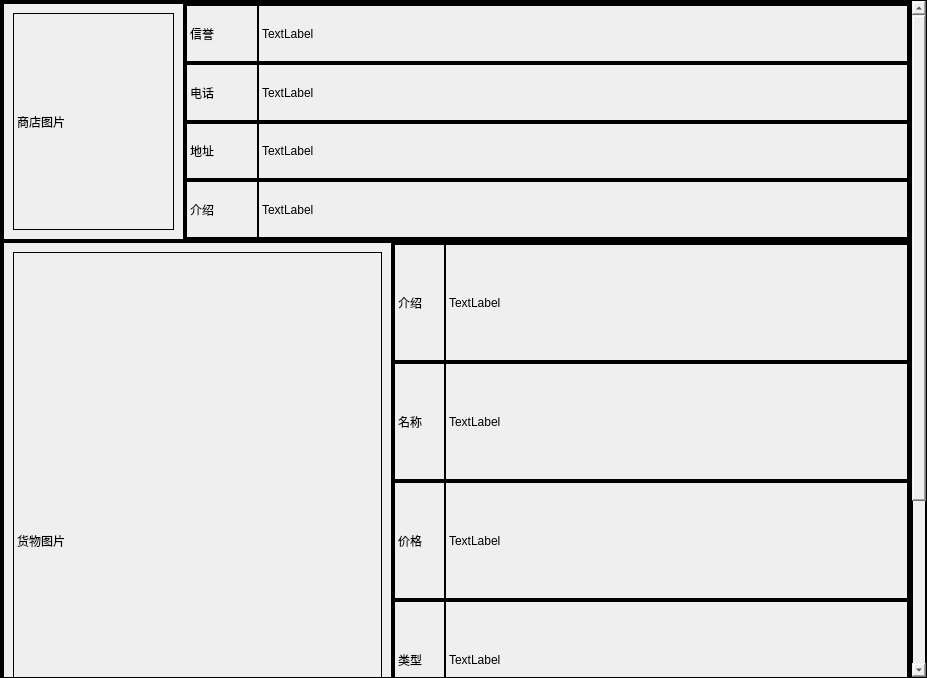
<?xml version="1.0" encoding="UTF-8"?>
<ui version="4.0">
 <class>Form</class>
 <widget class="QWidget" name="Form">
  <property name="geometry">
   <rect>
    <x>0</x>
    <y>0</y>
    <width>927</width>
    <height>678</height>
   </rect>
  </property>
  <property name="windowTitle">
   <string>Form</string>
  </property>
  <property name="styleSheet">
   <string notr="true">border:1px solid black;</string>
  </property>
  <layout class="QVBoxLayout" name="verticalLayout">
   <property name="spacing">
    <number>0</number>
   </property>
   <property name="leftMargin">
    <number>0</number>
   </property>
   <property name="topMargin">
    <number>0</number>
   </property>
   <property name="rightMargin">
    <number>0</number>
   </property>
   <property name="bottomMargin">
    <number>0</number>
   </property>
   <item>
    <widget class="QScrollArea" name="scrollArea">
     <property name="widgetResizable">
      <bool>true</bool>
     </property>
     <widget class="QWidget" name="scrollAreaWidgetContents">
      <property name="geometry">
       <rect>
        <x>0</x>
        <y>-224</y>
        <width>908</width>
        <height>900</height>
       </rect>
      </property>
      <layout class="QVBoxLayout" name="verticalLayout_2">
       <property name="spacing">
        <number>5</number>
       </property>
       <property name="leftMargin">
        <number>0</number>
       </property>
       <property name="topMargin">
        <number>0</number>
       </property>
       <property name="rightMargin">
        <number>0</number>
       </property>
       <property name="bottomMargin">
        <number>0</number>
       </property>
       <item alignment="Qt::AlignTop">
        <widget class="QFrame" name="frame">
         <property name="minimumSize">
          <size>
           <width>0</width>
           <height>900</height>
          </size>
         </property>
         <property name="maximumSize">
          <size>
           <width>16777215</width>
           <height>600</height>
          </size>
         </property>
         <property name="frameShape">
          <enum>QFrame::StyledPanel</enum>
         </property>
         <property name="frameShadow">
          <enum>QFrame::Raised</enum>
         </property>
         <layout class="QVBoxLayout" name="verticalLayout_3" stretch="4,10,1">
          <property name="spacing">
           <number>0</number>
          </property>
          <property name="leftMargin">
           <number>0</number>
          </property>
          <property name="topMargin">
           <number>0</number>
          </property>
          <property name="rightMargin">
           <number>0</number>
          </property>
          <property name="bottomMargin">
           <number>0</number>
          </property>
          <item>
           <widget class="QFrame" name="frame_2">
            <property name="frameShape">
             <enum>QFrame::StyledPanel</enum>
            </property>
            <property name="frameShadow">
             <enum>QFrame::Raised</enum>
            </property>
            <layout class="QHBoxLayout" name="horizontalLayout" stretch="1,4">
             <property name="spacing">
              <number>0</number>
             </property>
             <property name="leftMargin">
              <number>0</number>
             </property>
             <property name="topMargin">
              <number>0</number>
             </property>
             <property name="rightMargin">
              <number>0</number>
             </property>
             <property name="bottomMargin">
              <number>0</number>
             </property>
             <item>
              <widget class="QFrame" name="frame_3">
               <property name="frameShape">
                <enum>QFrame::StyledPanel</enum>
               </property>
               <property name="frameShadow">
                <enum>QFrame::Raised</enum>
               </property>
               <layout class="QHBoxLayout" name="horizontalLayout_14">
                <item>
                 <widget class="QLabel" name="label_2">
                  <property name="text">
                   <string>商店图片</string>
                  </property>
                 </widget>
                </item>
               </layout>
              </widget>
             </item>
             <item>
              <widget class="QFrame" name="frame_4">
               <property name="frameShape">
                <enum>QFrame::StyledPanel</enum>
               </property>
               <property name="frameShadow">
                <enum>QFrame::Raised</enum>
               </property>
               <layout class="QVBoxLayout" name="verticalLayout_4">
                <property name="spacing">
                 <number>0</number>
                </property>
                <property name="leftMargin">
                 <number>0</number>
                </property>
                <property name="topMargin">
                 <number>0</number>
                </property>
                <property name="rightMargin">
                 <number>0</number>
                </property>
                <property name="bottomMargin">
                 <number>0</number>
                </property>
                <item>
                 <widget class="QFrame" name="frame_9">
                  <property name="frameShape">
                   <enum>QFrame::StyledPanel</enum>
                  </property>
                  <property name="frameShadow">
                   <enum>QFrame::Raised</enum>
                  </property>
                  <layout class="QHBoxLayout" name="horizontalLayout_4" stretch="1,9">
                   <property name="spacing">
                    <number>0</number>
                   </property>
                   <property name="leftMargin">
                    <number>0</number>
                   </property>
                   <property name="topMargin">
                    <number>0</number>
                   </property>
                   <property name="rightMargin">
                    <number>0</number>
                   </property>
                   <property name="bottomMargin">
                    <number>0</number>
                   </property>
                   <item>
                    <widget class="QLabel" name="label_4">
                     <property name="text">
                      <string>信誉</string>
                     </property>
                    </widget>
                   </item>
                   <item>
                    <widget class="QLabel" name="label_5">
                     <property name="text">
                      <string>TextLabel</string>
                     </property>
                    </widget>
                   </item>
                  </layout>
                 </widget>
                </item>
                <item>
                 <widget class="QFrame" name="frame_10">
                  <property name="frameShape">
                   <enum>QFrame::StyledPanel</enum>
                  </property>
                  <property name="frameShadow">
                   <enum>QFrame::Raised</enum>
                  </property>
                  <layout class="QHBoxLayout" name="horizontalLayout_5" stretch="1,9">
                   <property name="spacing">
                    <number>0</number>
                   </property>
                   <property name="leftMargin">
                    <number>0</number>
                   </property>
                   <property name="topMargin">
                    <number>0</number>
                   </property>
                   <property name="rightMargin">
                    <number>0</number>
                   </property>
                   <property name="bottomMargin">
                    <number>0</number>
                   </property>
                   <item>
                    <widget class="QLabel" name="label_6">
                     <property name="text">
                      <string>电话</string>
                     </property>
                    </widget>
                   </item>
                   <item>
                    <widget class="QLabel" name="label_7">
                     <property name="text">
                      <string>TextLabel</string>
                     </property>
                    </widget>
                   </item>
                  </layout>
                 </widget>
                </item>
                <item>
                 <widget class="QFrame" name="frame_11">
                  <property name="frameShape">
                   <enum>QFrame::StyledPanel</enum>
                  </property>
                  <property name="frameShadow">
                   <enum>QFrame::Raised</enum>
                  </property>
                  <layout class="QHBoxLayout" name="horizontalLayout_6" stretch="1,9">
                   <property name="spacing">
                    <number>0</number>
                   </property>
                   <property name="leftMargin">
                    <number>0</number>
                   </property>
                   <property name="topMargin">
                    <number>0</number>
                   </property>
                   <property name="rightMargin">
                    <number>0</number>
                   </property>
                   <property name="bottomMargin">
                    <number>0</number>
                   </property>
                   <item>
                    <widget class="QLabel" name="label_8">
                     <property name="text">
                      <string>地址</string>
                     </property>
                    </widget>
                   </item>
                   <item>
                    <widget class="QLabel" name="label_9">
                     <property name="text">
                      <string>TextLabel</string>
                     </property>
                    </widget>
                   </item>
                  </layout>
                 </widget>
                </item>
                <item>
                 <widget class="QFrame" name="frame_12">
                  <property name="frameShape">
                   <enum>QFrame::StyledPanel</enum>
                  </property>
                  <property name="frameShadow">
                   <enum>QFrame::Raised</enum>
                  </property>
                  <layout class="QHBoxLayout" name="horizontalLayout_7" stretch="1,9">
                   <property name="spacing">
                    <number>0</number>
                   </property>
                   <property name="leftMargin">
                    <number>0</number>
                   </property>
                   <property name="topMargin">
                    <number>0</number>
                   </property>
                   <property name="rightMargin">
                    <number>0</number>
                   </property>
                   <property name="bottomMargin">
                    <number>0</number>
                   </property>
                   <item>
                    <widget class="QLabel" name="label_10">
                     <property name="text">
                      <string>介绍</string>
                     </property>
                    </widget>
                   </item>
                   <item>
                    <widget class="QLabel" name="label_11">
                     <property name="text">
                      <string>TextLabel</string>
                     </property>
                    </widget>
                   </item>
                  </layout>
                 </widget>
                </item>
               </layout>
              </widget>
             </item>
            </layout>
           </widget>
          </item>
          <item>
           <widget class="QFrame" name="frame_5">
            <property name="frameShape">
             <enum>QFrame::StyledPanel</enum>
            </property>
            <property name="frameShadow">
             <enum>QFrame::Raised</enum>
            </property>
            <layout class="QHBoxLayout" name="horizontalLayout_2" stretch="3,4">
             <property name="spacing">
              <number>0</number>
             </property>
             <property name="leftMargin">
              <number>0</number>
             </property>
             <property name="topMargin">
              <number>0</number>
             </property>
             <property name="rightMargin">
              <number>0</number>
             </property>
             <property name="bottomMargin">
              <number>0</number>
             </property>
             <item>
              <widget class="QFrame" name="frame_6">
               <property name="frameShape">
                <enum>QFrame::StyledPanel</enum>
               </property>
               <property name="frameShadow">
                <enum>QFrame::Raised</enum>
               </property>
               <layout class="QHBoxLayout" name="horizontalLayout_13">
                <item>
                 <widget class="QLabel" name="label_3">
                  <property name="text">
                   <string>货物图片</string>
                  </property>
                 </widget>
                </item>
               </layout>
              </widget>
             </item>
             <item>
              <widget class="QFrame" name="frame_7">
               <property name="frameShape">
                <enum>QFrame::StyledPanel</enum>
               </property>
               <property name="frameShadow">
                <enum>QFrame::Raised</enum>
               </property>
               <layout class="QVBoxLayout" name="verticalLayout_5">
                <property name="spacing">
                 <number>0</number>
                </property>
                <property name="leftMargin">
                 <number>0</number>
                </property>
                <property name="topMargin">
                 <number>0</number>
                </property>
                <property name="rightMargin">
                 <number>0</number>
                </property>
                <property name="bottomMargin">
                 <number>0</number>
                </property>
                <item>
                 <widget class="QFrame" name="frame_13">
                  <property name="frameShape">
                   <enum>QFrame::StyledPanel</enum>
                  </property>
                  <property name="frameShadow">
                   <enum>QFrame::Raised</enum>
                  </property>
                  <layout class="QHBoxLayout" name="horizontalLayout_8" stretch="1,9">
                   <property name="spacing">
                    <number>0</number>
                   </property>
                   <property name="leftMargin">
                    <number>0</number>
                   </property>
                   <property name="topMargin">
                    <number>0</number>
                   </property>
                   <property name="rightMargin">
                    <number>0</number>
                   </property>
                   <property name="bottomMargin">
                    <number>0</number>
                   </property>
                   <item>
                    <widget class="QLabel" name="label_12">
                     <property name="text">
                      <string>介绍</string>
                     </property>
                    </widget>
                   </item>
                   <item>
                    <widget class="QLabel" name="label_13">
                     <property name="text">
                      <string>TextLabel</string>
                     </property>
                    </widget>
                   </item>
                  </layout>
                 </widget>
                </item>
                <item>
                 <widget class="QFrame" name="frame_14">
                  <property name="frameShape">
                   <enum>QFrame::StyledPanel</enum>
                  </property>
                  <property name="frameShadow">
                   <enum>QFrame::Raised</enum>
                  </property>
                  <layout class="QHBoxLayout" name="horizontalLayout_9" stretch="1,9">
                   <property name="spacing">
                    <number>0</number>
                   </property>
                   <property name="leftMargin">
                    <number>0</number>
                   </property>
                   <property name="topMargin">
                    <number>0</number>
                   </property>
                   <property name="rightMargin">
                    <number>0</number>
                   </property>
                   <property name="bottomMargin">
                    <number>0</number>
                   </property>
                   <item>
                    <widget class="QLabel" name="label_14">
                     <property name="text">
                      <string>名称</string>
                     </property>
                    </widget>
                   </item>
                   <item>
                    <widget class="QLabel" name="label_15">
                     <property name="text">
                      <string>TextLabel</string>
                     </property>
                    </widget>
                   </item>
                  </layout>
                 </widget>
                </item>
                <item>
                 <widget class="QFrame" name="frame_15">
                  <property name="frameShape">
                   <enum>QFrame::StyledPanel</enum>
                  </property>
                  <property name="frameShadow">
                   <enum>QFrame::Raised</enum>
                  </property>
                  <layout class="QHBoxLayout" name="horizontalLayout_10" stretch="1,9">
                   <property name="spacing">
                    <number>0</number>
                   </property>
                   <property name="leftMargin">
                    <number>0</number>
                   </property>
                   <property name="topMargin">
                    <number>0</number>
                   </property>
                   <property name="rightMargin">
                    <number>0</number>
                   </property>
                   <property name="bottomMargin">
                    <number>0</number>
                   </property>
                   <item>
                    <widget class="QLabel" name="label_16">
                     <property name="text">
                      <string>价格</string>
                     </property>
                    </widget>
                   </item>
                   <item>
                    <widget class="QLabel" name="label_17">
                     <property name="text">
                      <string>TextLabel</string>
                     </property>
                    </widget>
                   </item>
                  </layout>
                 </widget>
                </item>
                <item>
                 <widget class="QFrame" name="frame_16">
                  <property name="frameShape">
                   <enum>QFrame::StyledPanel</enum>
                  </property>
                  <property name="frameShadow">
                   <enum>QFrame::Raised</enum>
                  </property>
                  <layout class="QHBoxLayout" name="horizontalLayout_11" stretch="1,9">
                   <property name="spacing">
                    <number>0</number>
                   </property>
                   <property name="leftMargin">
                    <number>0</number>
                   </property>
                   <property name="topMargin">
                    <number>0</number>
                   </property>
                   <property name="rightMargin">
                    <number>0</number>
                   </property>
                   <property name="bottomMargin">
                    <number>0</number>
                   </property>
                   <item>
                    <widget class="QLabel" name="label_18">
                     <property name="text">
                      <string>类型</string>
                     </property>
                    </widget>
                   </item>
                   <item>
                    <widget class="QLabel" name="label_19">
                     <property name="text">
                      <string>TextLabel</string>
                     </property>
                    </widget>
                   </item>
                  </layout>
                 </widget>
                </item>
                <item>
                 <widget class="QFrame" name="frame_17">
                  <property name="frameShape">
                   <enum>QFrame::StyledPanel</enum>
                  </property>
                  <property name="frameShadow">
                   <enum>QFrame::Raised</enum>
                  </property>
                  <layout class="QHBoxLayout" name="horizontalLayout_12" stretch="1,1">
                   <property name="spacing">
                    <number>0</number>
                   </property>
                   <property name="leftMargin">
                    <number>0</number>
                   </property>
                   <property name="topMargin">
                    <number>0</number>
                   </property>
                   <property name="rightMargin">
                    <number>0</number>
                   </property>
                   <property name="bottomMargin">
                    <number>0</number>
                   </property>
                   <item>
                    <widget class="MyLabel" name="label_20">
                     <property name="text">
                      <string>购买</string>
                     </property>
                    </widget>
                   </item>
                   <item>
                    <widget class="MyLabel" name="label_21">
                     <property name="text">
                      <string>加入购物车</string>
                     </property>
                    </widget>
                   </item>
                  </layout>
                 </widget>
                </item>
               </layout>
              </widget>
             </item>
            </layout>
           </widget>
          </item>
          <item>
           <widget class="QFrame" name="frame_8">
            <property name="frameShape">
             <enum>QFrame::StyledPanel</enum>
            </property>
            <property name="frameShadow">
             <enum>QFrame::Raised</enum>
            </property>
            <layout class="QHBoxLayout" name="horizontalLayout_3">
             <item alignment="Qt::AlignLeft">
              <widget class="QLabel" name="label">
               <property name="text">
                <string>评论</string>
               </property>
              </widget>
             </item>
            </layout>
           </widget>
          </item>
         </layout>
        </widget>
       </item>
      </layout>
     </widget>
    </widget>
   </item>
  </layout>
 </widget>
 <customwidgets>
  <customwidget>
   <class>MyLabel</class>
   <extends>QLabel</extends>
   <header location="global">app.components.my_label.h</header>
  </customwidget>
 </customwidgets>
 <resources/>
 <connections/>
</ui>
